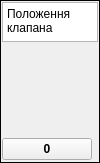
    <widget class="QFrame" name="Parametr_4">
     <property name="maximumSize">
      <size>
       <width>100</width>
       <height>16777215</height>
      </size>
     </property>
     <property name="frameShape">
      <enum>QFrame::Box</enum>
     </property>
     <property name="frameShadow">
      <enum>QFrame::Plain</enum>
     </property>
     <layout class="QGridLayout" name="gridLayout_5">
      <property name="leftMargin">
       <number>1</number>
      </property>
      <property name="topMargin">
       <number>1</number>
      </property>
      <property name="rightMargin">
       <number>1</number>
      </property>
      <property name="bottomMargin">
       <number>2</number>
      </property>
      <item row="2" column="1">
       <widget class="Scale" name="scaleX" native="true">
        <property name="sizePolicy">
         <sizepolicy hsizetype="Preferred" vsizetype="Expanding">
          <horstretch>0</horstretch>
          <verstretch>0</verstretch>
         </sizepolicy>
        </property>
        <property name="minimumSize">
         <size>
          <width>35</width>
          <height>0</height>
         </size>
        </property>
       </widget>
      </item>
      <item row="2" column="3">
       <spacer name="horizontalSpacer_9">
        <property name="orientation">
         <enum>Qt::Horizontal</enum>
        </property>
        <property name="sizeHint" stdset="0">
         <size>
          <width>40</width>
          <height>20</height>
         </size>
        </property>
       </spacer>
      </item>
      <item row="4" column="0" colspan="4">
       <widget class="QPushButton" name="sbX">
        <property name="font">
         <font>
          <weight>75</weight>
          <bold>true</bold>
         </font>
        </property>
        <property name="text">
         <string>0</string>
        </property>
       </widget>
      </item>
      <item row="0" column="0" colspan="5">
       <widget class="QTextEdit" name="Valve">
        <property name="sizePolicy">
         <sizepolicy hsizetype="Expanding" vsizetype="Fixed">
          <horstretch>0</horstretch>
          <verstretch>0</verstretch>
         </sizepolicy>
        </property>
        <property name="maximumSize">
         <size>
          <width>16777215</width>
          <height>40</height>
         </size>
        </property>
        <property name="accessibleName">
         <string>Назва клапана регулятора</string>
        </property>
        <property name="verticalScrollBarPolicy">
         <enum>Qt::ScrollBarAlwaysOff</enum>
        </property>
        <property name="horizontalScrollBarPolicy">
         <enum>Qt::ScrollBarAlwaysOff</enum>
        </property>
        <property name="readOnly">
         <bool>true</bool>
        </property>
        <property name="html">
         <string>&lt;!DOCTYPE HTML PUBLIC &quot;-//W3C//DTD HTML 4.0//EN&quot; &quot;http://www.w3.org/TR/REC-html40/strict.dtd&quot;&gt;
&lt;html&gt;&lt;head&gt;&lt;meta name=&quot;qrichtext&quot; content=&quot;1&quot; /&gt;&lt;style type=&quot;text/css&quot;&gt;
p, li { white-space: pre-wrap; }
&lt;/style&gt;&lt;/head&gt;&lt;body style=&quot; font-family:'DejaVu Sans'; font-size:9pt; font-weight:400; font-style:normal;&quot;&gt;
&lt;p style=&quot; margin-top:0px; margin-bottom:0px; margin-left:0px; margin-right:0px; -qt-block-indent:0; text-indent:0px;&quot;&gt;Положення клапана&lt;/p&gt;&lt;/body&gt;&lt;/html&gt;</string>
        </property>
       </widget>
      </item>
      <item row="1" column="2" rowspan="3">
       <widget class="QSlider" name="vsX">
        <property name="minimumSize">
         <size>
          <width>32</width>
          <height>0</height>
         </size>
        </property>
        <property name="palette">
         <palette>
          <active>
           <colorrole role="Button">
            <brush brushstyle="SolidPattern">
             <color alpha="255">
              <red>192</red>
              <green>88</green>
              <blue>0</blue>
             </color>
            </brush>
           </colorrole>
          </active>
          <inactive>
           <colorrole role="Button">
            <brush brushstyle="SolidPattern">
             <color alpha="255">
              <red>192</red>
              <green>88</green>
              <blue>0</blue>
             </color>
            </brush>
           </colorrole>
          </inactive>
          <disabled>
           <colorrole role="Button">
            <brush brushstyle="SolidPattern">
             <color alpha="255">
              <red>192</red>
              <green>88</green>
              <blue>0</blue>
             </color>
            </brush>
           </colorrole>
          </disabled>
         </palette>
        </property>
        <property name="whatsThis">
         <string>Вихід на клапан</string>
        </property>
        <property name="styleSheet">
         <string notr="true">QSlider::groove:vertical {
     background: rgba(0, 0, 0, 0);
 }

 QSlider::handle:vertical {
	image: url(:/slider/pict/bigCtrl.png);
	
 }
</string>
        </property>
        <property name="maximum">
         <number>4000</number>
        </property>
        <property name="singleStep">
         <number>80</number>
        </property>
        <property name="pageStep">
         <number>80</number>
        </property>
        <property name="value">
         <number>0</number>
        </property>
        <property name="sliderPosition">
         <number>0</number>
        </property>
        <property name="tracking">
         <bool>false</bool>
        </property>
        <property name="orientation">
         <enum>Qt::Vertical</enum>
        </property>
        <property name="invertedAppearance">
         <bool>false</bool>
        </property>
        <property name="invertedControls">
         <bool>false</bool>
        </property>
        <property name="tickPosition">
         <enum>QSlider::TicksBothSides</enum>
        </property>
        <property name="tickInterval">
         <number>400</number>
        </property>
       </widget>
      </item>
      <item row="3" column="0" colspan="2">
       <spacer name="verticalSpacer_10">
        <property name="orientation">
         <enum>Qt::Vertical</enum>
        </property>
        <property name="sizeType">
         <enum>QSizePolicy::Preferred</enum>
        </property>
        <property name="sizeHint" stdset="0">
         <size>
          <width>20</width>
          <height>6</height>
         </size>
        </property>
       </spacer>
      </item>
      <item row="1" column="0" colspan="2">
       <spacer name="verticalSpacer_9">
        <property name="orientation">
         <enum>Qt::Vertical</enum>
        </property>
        <property name="sizeType">
         <enum>QSizePolicy::Preferred</enum>
        </property>
        <property name="sizeHint" stdset="0">
         <size>
          <width>20</width>
          <height>6</height>
         </size>
        </property>
       </spacer>
      </item>
     </layout>
    </widget>
